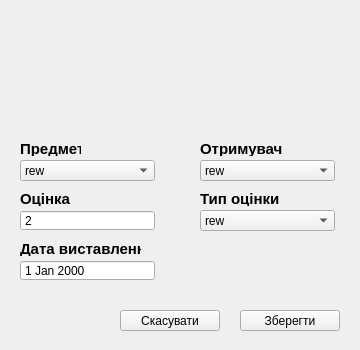
<?xml version="1.0" encoding="UTF-8"?>
<ui version="4.0">
 <class>editGrade</class>
 <widget class="QWidget" name="editGrade">
  <property name="geometry">
   <rect>
    <x>0</x>
    <y>0</y>
    <width>360</width>
    <height>350</height>
   </rect>
  </property>
  <property name="windowTitle">
   <string>Form</string>
  </property>
  <widget class="QLabel" name="mainImage">
   <property name="geometry">
    <rect>
     <x>130</x>
     <y>20</y>
     <width>100</width>
     <height>100</height>
    </rect>
   </property>
   <property name="styleSheet">
    <string notr="true"/>
   </property>
   <property name="text">
    <string/>
   </property>
   <property name="scaledContents">
    <bool>true</bool>
   </property>
  </widget>
  <widget class="QLabel" name="label_3">
   <property name="geometry">
    <rect>
     <x>200</x>
     <y>190</y>
     <width>141</width>
     <height>16</height>
    </rect>
   </property>
   <property name="text">
    <string>&lt;html&gt;&lt;head/&gt;&lt;body&gt;&lt;p&gt;&lt;span style=&quot; font-size:11pt; font-weight:700;&quot;&gt;Тип оцінки&lt;/span&gt;&lt;/p&gt;&lt;/body&gt;&lt;/html&gt;</string>
   </property>
  </widget>
  <widget class="QLabel" name="label_5">
   <property name="geometry">
    <rect>
     <x>20</x>
     <y>240</y>
     <width>121</width>
     <height>16</height>
    </rect>
   </property>
   <property name="text">
    <string>&lt;html&gt;&lt;head/&gt;&lt;body&gt;&lt;p&gt;&lt;span style=&quot; font-size:11pt; font-weight:700;&quot;&gt;Дата виставлення&lt;/span&gt;&lt;/p&gt;&lt;/body&gt;&lt;/html&gt;</string>
   </property>
  </widget>
  <widget class="QLabel" name="label_4">
   <property name="geometry">
    <rect>
     <x>20</x>
     <y>190</y>
     <width>101</width>
     <height>16</height>
    </rect>
   </property>
   <property name="text">
    <string>&lt;html&gt;&lt;head/&gt;&lt;body&gt;&lt;p&gt;&lt;span style=&quot; font-size:11pt; font-weight:700;&quot;&gt;Оцінка&lt;/span&gt;&lt;/p&gt;&lt;/body&gt;&lt;/html&gt;</string>
   </property>
  </widget>
  <widget class="QLabel" name="label">
   <property name="geometry">
    <rect>
     <x>20</x>
     <y>140</y>
     <width>61</width>
     <height>16</height>
    </rect>
   </property>
   <property name="text">
    <string>&lt;html&gt;&lt;head/&gt;&lt;body&gt;&lt;p&gt;&lt;span style=&quot; font-size:11pt; font-weight:700;&quot;&gt;Предмет&lt;/span&gt;&lt;/p&gt;&lt;/body&gt;&lt;/html&gt;</string>
   </property>
  </widget>
  <widget class="QLabel" name="label_2">
   <property name="geometry">
    <rect>
     <x>200</x>
     <y>140</y>
     <width>101</width>
     <height>16</height>
    </rect>
   </property>
   <property name="text">
    <string>&lt;html&gt;&lt;head/&gt;&lt;body&gt;&lt;p&gt;&lt;span style=&quot; font-size:11pt; font-weight:700;&quot;&gt;Отримувач&lt;/span&gt;&lt;/p&gt;&lt;/body&gt;&lt;/html&gt;</string>
   </property>
  </widget>
  <widget class="QPushButton" name="saveButton">
   <property name="geometry">
    <rect>
     <x>240</x>
     <y>310</y>
     <width>100</width>
     <height>21</height>
    </rect>
   </property>
   <property name="text">
    <string>Зберегти</string>
   </property>
  </widget>
  <widget class="QComboBox" name="typeGradeComboBox">
   <property name="geometry">
    <rect>
     <x>200</x>
     <y>210</y>
     <width>135</width>
     <height>21</height>
    </rect>
   </property>
   <item>
    <property name="text">
     <string>rew</string>
    </property>
   </item>
   <item>
    <property name="text">
     <string>wrewr</string>
    </property>
   </item>
   <item>
    <property name="text">
     <string>wer</string>
    </property>
   </item>
   <item>
    <property name="text">
     <string>wer</string>
    </property>
   </item>
  </widget>
  <widget class="QSpinBox" name="gradeSpinBox">
   <property name="geometry">
    <rect>
     <x>20</x>
     <y>210</y>
     <width>135</width>
     <height>21</height>
    </rect>
   </property>
   <property name="buttonSymbols">
    <enum>QAbstractSpinBox::NoButtons</enum>
   </property>
   <property name="minimum">
    <number>2</number>
   </property>
   <property name="maximum">
    <number>5</number>
   </property>
   <property name="value">
    <number>2</number>
   </property>
  </widget>
  <widget class="QPushButton" name="cancelButton">
   <property name="geometry">
    <rect>
     <x>120</x>
     <y>310</y>
     <width>100</width>
     <height>21</height>
    </rect>
   </property>
   <property name="text">
    <string>Скасувати</string>
   </property>
  </widget>
  <widget class="QComboBox" name="subjectComboBox">
   <property name="geometry">
    <rect>
     <x>20</x>
     <y>160</y>
     <width>135</width>
     <height>21</height>
    </rect>
   </property>
   <item>
    <property name="text">
     <string>rew</string>
    </property>
   </item>
   <item>
    <property name="text">
     <string>wrewr</string>
    </property>
   </item>
   <item>
    <property name="text">
     <string>wer</string>
    </property>
   </item>
   <item>
    <property name="text">
     <string>wer</string>
    </property>
   </item>
  </widget>
  <widget class="QComboBox" name="whoTakeComboBox">
   <property name="geometry">
    <rect>
     <x>200</x>
     <y>160</y>
     <width>135</width>
     <height>21</height>
    </rect>
   </property>
   <item>
    <property name="text">
     <string>rew</string>
    </property>
   </item>
   <item>
    <property name="text">
     <string>wrewr</string>
    </property>
   </item>
   <item>
    <property name="text">
     <string>wer</string>
    </property>
   </item>
   <item>
    <property name="text">
     <string>wer</string>
    </property>
   </item>
  </widget>
  <widget class="QDateEdit" name="takeDateEdit">
   <property name="geometry">
    <rect>
     <x>20</x>
     <y>260</y>
     <width>135</width>
     <height>21</height>
    </rect>
   </property>
   <property name="buttonSymbols">
    <enum>QAbstractSpinBox::NoButtons</enum>
   </property>
  </widget>
 </widget>
 <resources/>
 <connections/>
</ui>
